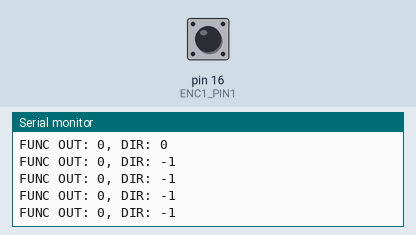
The sketch below on a simulated Arduino Mega 2560, built with avr-gcc and run on an emulated ATmega2560. Parts: the last lines printed to the serial monitor. The inputs (shaded band) are chosen by the test bench; at power-on: pin 16 (ENC1_PIN1) HIGH.

Above: at 1.2 s.
1.3 s: pin 16 (ENC1_PIN1) pulled LOW for 0.15 s
At 1.68 s:
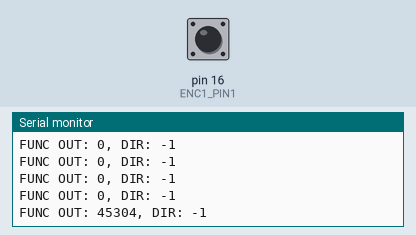
2.9 s: pin 16 (ENC1_PIN1) pulled LOW for 1 s
At 4.19 s:
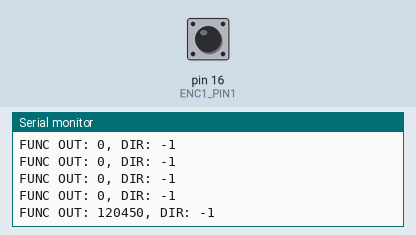
5.4 s: pin 16 (ENC1_PIN1) pulled LOW for 0.15 s
At 5.94 s:
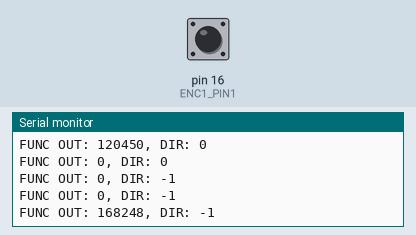
Timing chart, 0 to 8.4 s (numbered marks = the images above; inputs shaded):
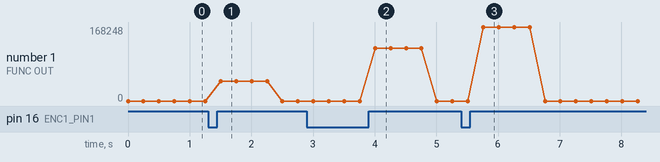

Measured:
- after the input at 1.3 s, the serial monitor: prints a new line after 0.20 s (image 1)
- after the input at 2.9 s, the serial monitor: prints a new line after 1.1 s (image 2)
- after the input at 5.4 s, the serial monitor: prints a new line after 0.36 s (image 3)

The sketch:

EncoderTest.ino
```cpp
#include "PinChangeInterrupt.h"

#define EMA_ALPHA 0.03125


#define ENC1_PIN1_FUNCTION Encoder1_Pin1_Handler
#define ENC1_PIN1 16  //A8, Encoder 1, pin 1, Ch. A from motor. Used for reading speed
#define ENC1_PIN2 17 //A9, Encoder 1, pin 2, Ch. B from motor. used for determining direction in combination with pin 1 (no interrupt)
#define ENC_PORT PORTK
#define ENC1_PIN2_PORT 1


volatile unsigned long enc1_p1_EMA;
volatile unsigned long enc_p1_lastUp;
volatile bool enc1_noSpin;
volatile bool enc1_dir1;


char testString[64];

void setup() {
  // put your setup code here, to run once:
  enc1_noSpin = 0;
  enc1_p1_EMA = 0;
  enc_p1_lastUp = 0;
  enc1_dir1 = 0;

  Serial.begin(115200);
  while (!Serial)
    ;
  Serial.print("SERIAL START\r\n");
  Serial.print("ENCODER NOW READING\r\n");

  pinMode(ENC1_PIN2, INPUT);
  pinMode(ENC1_PIN1, INPUT_PULLUP);
  attachPinChangeInterrupt(ENC1_PIN1, ENC1_PIN1_FUNCTION, RISING);
  enablePinChangeInterrupt(ENC1_PIN1);

}

void loop() {
  // put your main code here, to run repeatedly:
  sprintf(testString, "FUNC OUT: %li, DIR: %i\r\n", Enc1p1_GetHz(), Enc1_GetDir());
  Serial.print(testString);

  delay(250);
}

unsigned long Enc1p1_GetHz(void) {
  // Uses an Exponential moving average to determine HZ
  if ((micros() - enc_p1_lastUp > 1000000) || (enc_p1_lastUp == 0)) {  // Raises a flag if the time is greater than a second.
    enc1_noSpin = 1;
    return 0;
  }
  else{
    enc1_noSpin = 0;
    return enc1_p1_EMA;
  }
}


// 0 or 1 for direction, -1 for not spinning
int Enc1_GetDir(void){
  if (enc1_noSpin){
    return -1;
  } else{
    return enc1_dir1;
  }

}


void Encoder1_Pin1_Handler(void) {
  unsigned long curTime = micros();


  enc1_p1_EMA = enc1_p1_EMA*(1-EMA_ALPHA) + EMA_ALPHA*(curTime - enc_p1_lastUp);
  enc_p1_lastUp = curTime;
  enc1_dir1 = (ENC_PORT & (1 << ENC1_PIN2_PORT)) != 0;


}
```
